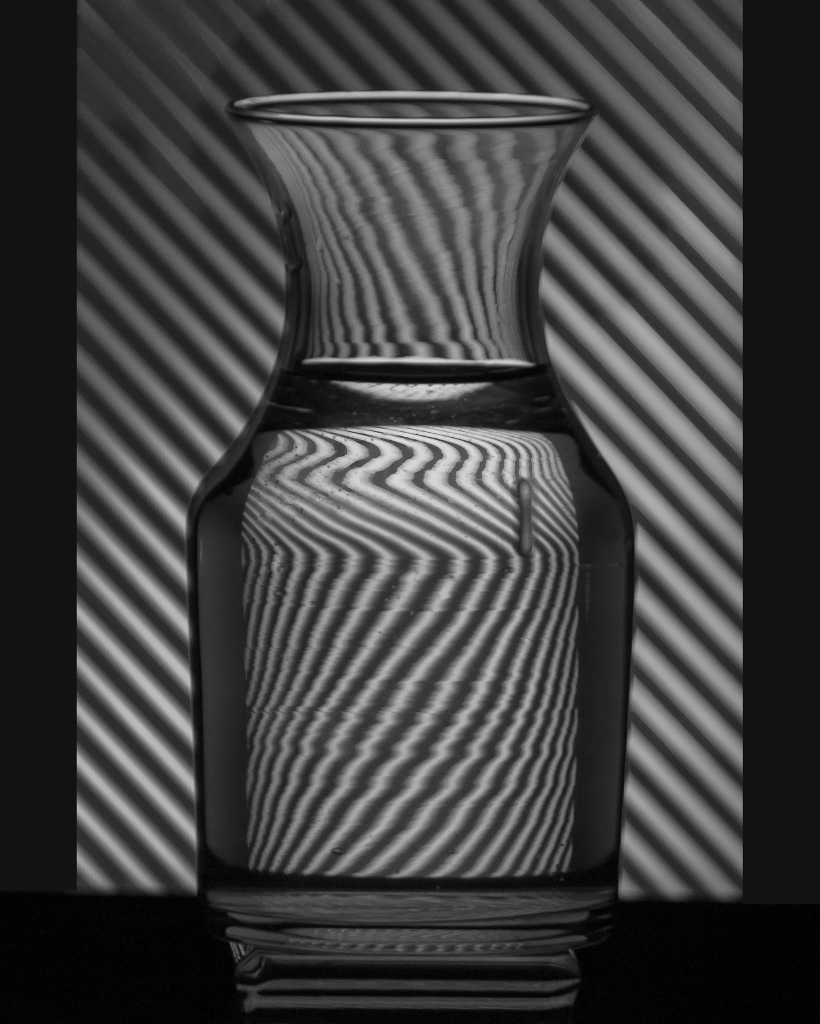
#> input picture 數位影像處理(李明穗)/hw4/SampleImage/sample2.png, 1639 x 2048 px (shown at 1/2 size)
$ python 2_b.py
#> lines starting #> are read from the running program, lines starting #| are printed output that depends on the picture
import numpy as np
import cv2
import matplotlib.pyplot as plt

img = cv2.imread("SampleImage/sample2.png",cv2.IMREAD_GRAYSCALE)
#> img is the input picture: shape (2048, 1639); min 0, max 231, mean 64.2

img=np.fft.fftshift(np.fft.fft2(img))
#img=abs(np.fft.ifft2(img))
plt.figure(num=None, figsize=(8, 6), dpi=80)
#img=np.log(abs(img))
img2=np.zeros((2048,1639),dtype=complex)


cutoff=20
for i in range(img2.shape[0]):
    for j in range(img2.shape[1]):
        img2[i,j]=1-np.exp((-(i-1024)**2-(j-820)**2)/2/cutoff**2)

img=np.multiply(img,img2)


img=abs(np.fft.ifft2(img))
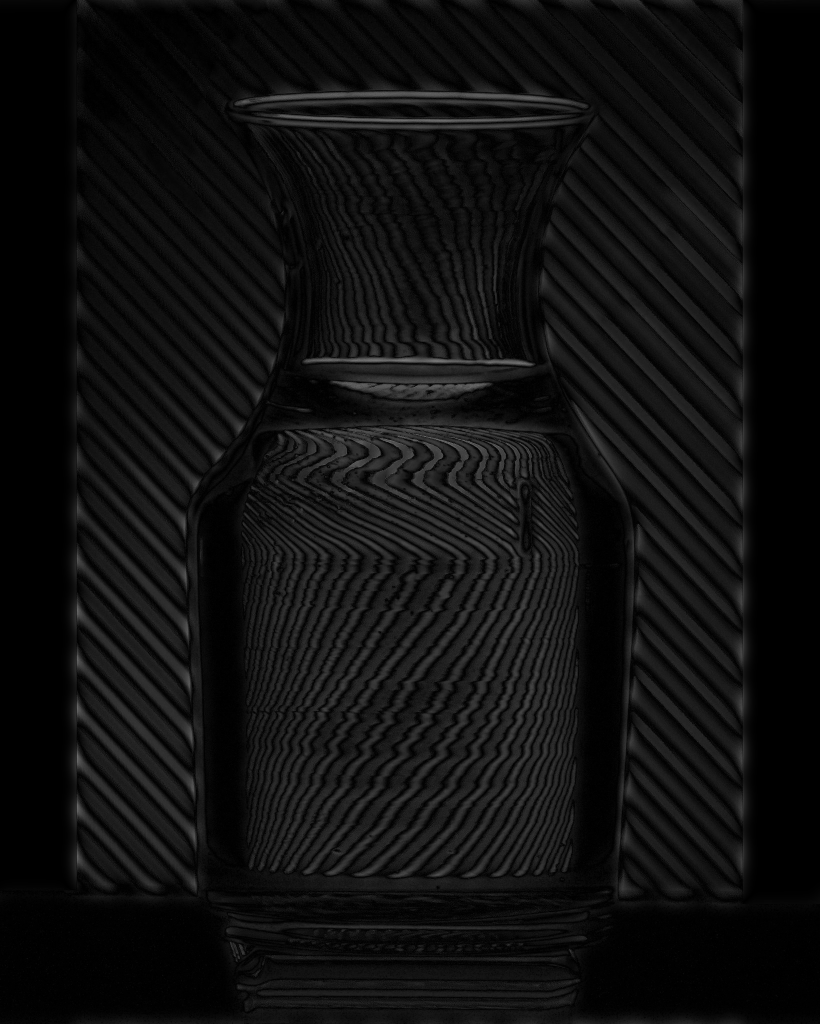
#> img: shape (2048, 1639) float64 (shown at 1/2 size); min 0.00048, max 128.6, mean 15.7

plt.imshow(img, cmap='gray')
plt.savefig('result6.png')
